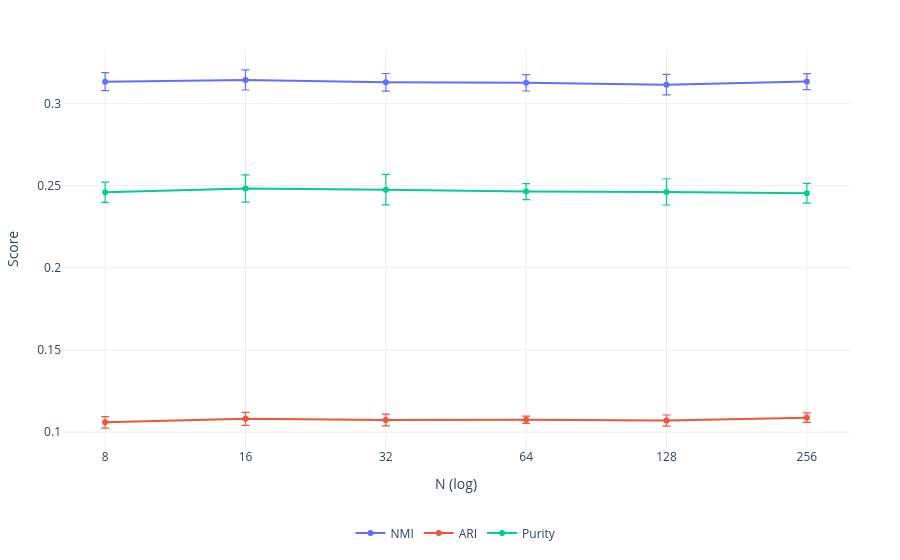

Notebook source saved alongside this figure:
### Code cell
import plotly.graph_objects as go
import pandas as pd

# ── assume df is already loaded ───────────────────────────────────────────────
# df has columns: experiment, variable_0, variable_1, value

df_wide = df.pivot_table(
    index=["experiment", "variable_0"],
    columns="variable_1",
    values="value"
).reset_index().rename(columns={"variable_0": "metric"})

# ── constants ─────────────────────────────────────────────────────────────────
n_order  = ["N = 8", "N = 16", "N = 32", "N = 64", "N = 128", "N = 256"]
n_values = [8, 16, 32, 64, 128, 256]
metrics  = ["NMI", "ARI", "Purity"]

PALETTE = {
    "NMI":    "#636EFA",
    "ARI":    "#EF553B",
    "Purity": "#00CC96",
}

# ── single figure ─────────────────────────────────────────────────────────────
fig = go.Figure()

for metric in metrics:
    met_df = df_wide[df_wide["metric"] == metric].copy()

    met_df = (
        met_df[met_df["experiment"].isin(n_order)]
        .copy()
    )
    met_df["n_val"] = met_df["experiment"].str.replace("N = ", "").astype(int)
    met_df = met_df.sort_values("n_val")

    fig.add_trace(
        go.Scatter(
            x=met_df["n_val"],
            y=met_df["mean"],
            error_y=dict(
                type="data",
                array=met_df["std"].values,
                visible=True,
                thickness=1.2,
                width=4,
            ),
            mode="lines+markers",
            name=metric,
            legendgroup=metric,
            line=dict(color=PALETTE[metric], width=2),
            marker=dict(size=6, color=PALETTE[metric]),
        )
    )

# ── x-axis: log scale ─────────────────────────────────────────────────────────
fig.update_xaxes(
    type="log",
    tickvals=n_values,
    ticktext=[str(n) for n in n_values],
    title_text="N (log)",
    showgrid=True,
    gridcolor="#EEEEEE",
    # linecolor="#CCCCCC",
)

# ── y-axis ────────────────────────────────────────────────────────────────────
fig.update_yaxes(
    title_text="Score",
    showgrid=True,
    gridcolor="#EEEEEE",
    # linecolor="#CCCCCC",
    showticklabels=True,
)

# ── layout ────────────────────────────────────────────────────────────────────
fig.update_layout(
    plot_bgcolor="white",
    paper_bgcolor="white",
    legend=dict(
        orientation="h",
        yanchor="bottom", y=-0.25,
        xanchor="center", x=0.5,
        bgcolor="rgba(255,255,255,0.9)",
    ),
    margin=dict(t=50, b=50, l=50, r=50),
)

fig.show()

### Figure 1 — Plotly figure (JSON) as saved in the notebook; plotly's stock layout.template omitted (floating-point values rounded to 4 significant figures)
{"data": [{"error_y": {"array": [0.0055, 0.006117, 0.005353, 0.005015, 0.006229, 0.004869], "thickness": 1.2, "type": "data", "visible": true, "width": 4}, "legendgroup": "NMI", "line": {"color": "#636EFA", "width": 2}, "marker": {"color": "#636EFA", "size": 6}, "mode": "lines+markers", "name": "NMI", "type": "scatter", "x": [8, 16, 32, 64, 128, 256], "y": [0.3132, 0.3143, 0.3129, 0.3126, 0.3114, 0.3133]}, {"error_y": {"array": [0.003517, 0.003921, 0.00357, 0.002206, 0.003376, 0.00289], "thickness": 1.2, "type": "data", "visible": true, "width": 4}, "legendgroup": "ARI", "line": {"color": "#EF553B", "width": 2}, "marker": {"color": "#EF553B", "size": 6}, "mode": "lines+markers", "name": "ARI", "type": "scatter", "x": [8, 16, 32, 64, 128, 256], "y": [0.106, 0.1081, 0.1075, 0.1076, 0.1071, 0.1088]}, {"error_y": {"array": [0.006161, 0.008273, 0.009286, 0.004903, 0.007993, 0.006033], "thickness": 1.2, "type": "data", "visible": true, "width": 4}, "legendgroup": "Purity", "line": {"color": "#00CC96", "width": 2}, "marker": {"color": "#00CC96", "size": 6}, "mode": "lines+markers", "name": "Purity", "type": "scatter", "x": [8, 16, 32, 64, 128, 256], "y": [0.2459, 0.2483, 0.2475, 0.2464, 0.2462, 0.2454]}], "layout": {"legend": {"bgcolor": "rgba(255,255,255,0.9)", "orientation": "h", "x": 0.5, "xanchor": "center", "y": -0.25, "yanchor": "bottom"}, "margin": {"b": 50, "l": 50, "r": 50, "t": 50}, "paper_bgcolor": "white", "plot_bgcolor": "white", "xaxis": {"gridcolor": "#EEEEEE", "showgrid": true, "ticktext": ["8", "16", "32", "64", "128", "256"], "tickvals": [8, 16, 32, 64, 128, 256], "title": {"text": "N (log)"}, "type": "log"}, "yaxis": {"gridcolor": "#EEEEEE", "showgrid": true, "showticklabels": true, "title": {"text": "Score"}}}}
